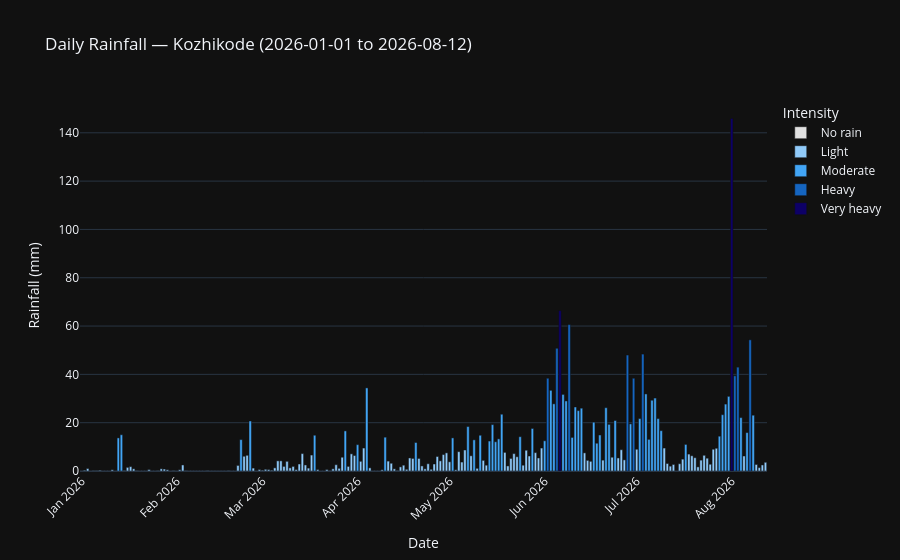

Here is the notebook cell this chart was saved with:
### Markdown cell above
## Daily Rainfall Bar Chart

### Code cell
fig = px.bar(
    df, x="date", y="rainfall_mm",
    color="rain_cat",
    color_discrete_map={
        "No rain":    "#e0e0e0",
        "Light":      "#90caf9",
        "Moderate":   "#42a5f5",
        "Heavy":      "#1565c0",
        "Very heavy": "#0d0067"
    },
    labels={"rainfall_mm": "Rainfall (mm)", "date": "Date", "rain_cat": "Intensity"},
    title=f"Daily Rainfall — Kozhikode ({START_DATE} to {END_DATE})",
    template="plotly_dark"
)
fig.update_layout(xaxis_tickangle=-45, legend_title="Intensity")
fig.show()
